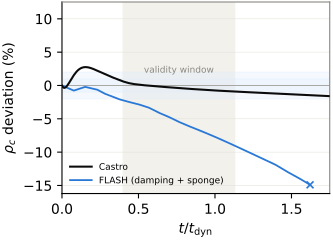

This chart was generated by the following Python code:
"""Compare rho_c(t) between Castro and FLASH on the same star.

Run:  scf/.venv/bin/python3 flash_crosscheck/compare_codes.py

Both sides are field-free, self-gravitating, 64^3 on the same half-shift
domain, with the same global velocity damping and exterior sponge, and the
same 1D white-dwarf structure. What differs is the code -- which is the
point.

Castro reference: the field-free calibration run behind the paper's Fig. 1,
cached in papers/wd-toroidal-poloidal/figures/series.npz by
extract_series.py. Its own damping window was [0, 20 t_dyn], reproduced on
the FLASH side.

Not identical, and the differences are listed here rather than buried:
  * EOS. Castro evolves ztwd; FLASH evolves Helmholtz on a ztwd structure
    at T = 1e7 K, where the terms Helmholtz adds are ~1e-3 of the pressure
    (measured in make_wd_model.py, not assumed).
  * The damping is operator-split in FLASH (no in-hydro source hook in its
    driver) and uses exp(-r dt) rather than Castro's explicit 1 - r dt.
  * The ambient is 1 g/cm^3 in FLASH against Castro's much lower floor,
    forced by Helmholtz refusing to invert a harder vacuum.
  * t_dyn differs slightly (0.28797 s against 0.27581 s) because the 1D
    integration's surface convention is not the Castro problem's; masses
    agree to 0.026%. Everything below is in units of each run's own t_dyn.
"""

import glob
import json
from pathlib import Path

import matplotlib
import numpy as np

matplotlib.use("Agg")
import matplotlib.pyplot as plt   # noqa: E402

HERE = Path(__file__).resolve().parent
REPO = HERE.parent
# Castro reference, MATCHED IN GEOMETRY to the FLASH run being compared.
# run_interp3d_test is the symmetric / vertex-centered field-free run
# (t=0 rho_c = 952180729.1, i.e. -4.78% of the 1e9 target, Sec 6.6's
# baseline case), with the same damping window [0, 20 t_dyn] and the same
# star. The half-shift Castro run lives in series.npz and is NOT the right
# reference for a symmetric FLASH run.
CASTRO_LOG = (REPO / "castro" / "Exec" / "science" / "wd_braithwaite"
              / "run_interp3d_test.log")
T_DYN_CASTRO = 0.2758062098

T_DYN_FLASH = 0.2879670
WINDOW = (0.4, 1.128)     # the Castro validity window, docs/teoria.md Sec 6.9

# Only the symmetric FLASH run is compared quantitatively. The half-shift
# FLASH run is excluded on purpose: the half-shift geometry puts a cell
# centre at r=0, and FLASH develops a spurious flow in exactly that cell --
# the dt limiter sits at the origin from step 1 and dt settles 100x below
# the symmetric run's. Since rho_c IS the central cell, that run cannot
# measure the quantity being compared. Castro needed a core patch
# (g(r=0)=0, Sec 6.7) to survive the same geometry.
RUNS = [
    ("run_sponge", "FLASH (damping + sponge)", "#2a78d6", "-"),
]

COL_IN = 88.0 / 25.4


def flash_series(subdir):
    import yt
    yt.set_log_level(50)
    files = sorted(glob.glob(str(HERE / subdir / "wd_hdf5_plt_cnt_*")))
    if not files:
        return None, None
    t, rc = [], []
    for f in files:
        ds = yt.load(f)
        t.append(float(ds.current_time))
        rc.append(float(ds.all_data().max(("flash", "dens"))))
    return np.array(t) / T_DYN_FLASH, np.array(rc)


def castro_series():
    """rho_c(t) from Castro's own log, via the app's parser (R1)."""
    import sys
    sys.path.insert(0, str(REPO / "braithwaite_app"))
    from core.star_builder import parse_rho_c_log
    rows = parse_rho_c_log(CASTRO_LOG, T_DYN_CASTRO)
    t = np.array([r[0] for r in rows])
    rc = np.array([r[1] for r in rows])
    return t, 100.0 * (rc / rc[0] - 1.0)


def main():
    ct, cdev = castro_series()
    print(f"Castro reference: {CASTRO_LOG.name}, {len(ct)} samples "
          f"to t/t_dyn = {ct[-1]:.2f}\n")

    series = {}
    for sub, label, _, _ in RUNS:
        tt, rc = flash_series(sub)
        if tt is None:
            print(f"  ({sub}: no plotfiles, skipped)")
            continue
        series[sub] = (tt, 100.0 * (rc / rc[0] - 1.0), label)

    print(f"{'t/t_dyn':>8}  {'Castro':>9}", end="")
    for sub in series:
        print(f"  {series[sub][2][:22]:>22}", end="")
    print()
    grid = np.arange(0.1, 1.75, 0.1)
    for tg in grid:
        row = f"{tg:8.2f}  {np.interp(tg, ct, cdev):+8.2f}%"
        for sub in series:
            tt, dv, _ = series[sub]
            row += f"  {np.interp(tg, tt, dv, right=np.nan):+21.2f}%" \
                if tg <= tt[-1] else f"  {'--':>22}"
        print(row)

    hi = WINDOW[1]
    print(f"\nAt the window's upper bound, t/t_dyn = {hi}:")
    c_at = np.interp(hi, ct, cdev)
    print(f"  Castro                 {c_at:+.2f}%")
    for sub in series:
        tt, dv, label = series[sub]
        if tt[-1] >= hi:
            f_at = np.interp(hi, tt, dv)
            print(f"  {label:22s} {f_at:+.2f}%   "
                  f"(x{abs(f_at / c_at):.1f} the Castro drift)")
        else:
            print(f"  {label:22s} run ended at {tt[-1]:.2f} t_dyn")

    # ---- figure ----
    fig, ax = plt.subplots(figsize=(COL_IN, COL_IN * 0.72))
    ax.grid(True, axis="y", color="#e1e0d9", linewidth=0.4, zorder=0)
    ax.set_axisbelow(True)
    ax.axvspan(*WINDOW, color="#f2f1ec", zorder=0)
    ax.axhline(0.0, color="#898781", linewidth=0.5, zorder=1)
    for pct in (1.0, 2.0):
        ax.axhspan(-pct, pct, color="#dce9fc", alpha=0.30, zorder=0)

    ax.plot(ct, cdev, color="#0b0b0b", linewidth=1.5, label="Castro", zorder=4)
    for sub, _, color, ls in RUNS:
        if sub not in series:
            continue
        tt, dv, label = series[sub]
        ax.plot(tt, dv, color=color, linewidth=1.3, linestyle=ls,
                label=label, zorder=3)
        ax.plot([tt[-1]], [dv[-1]], marker="x", markersize=5,
                color=color, markeredgewidth=1.2, zorder=5)

    ax.text(np.mean(WINDOW), 1.6, "validity window", fontsize=6.5,
            color="#898781", ha="center", va="bottom")
    ax.set_xlim(0, 1.75)
    ax.set_xlabel(r"$t/t_{\rm dyn}$")
    ax.set_ylabel(r"$\rho_c$ deviation (%)")
    ax.legend(loc="lower left", frameon=False, fontsize=6.5, handlelength=2.4)
    for side in ("top", "right"):
        ax.spines[side].set_color("#898781")
    fig.savefig(HERE / "compare_codes.pdf", bbox_inches="tight",
                pad_inches=0.02)
    print("\nwrote compare_codes.pdf")

    with (HERE / "compare_codes.csv").open("w") as fh:
        fh.write("t_ttdyn,castro_dev_pct," +
                 ",".join(f"{s}_dev_pct" for s in series) + "\n")
        for tg in np.arange(0.05, 1.75, 0.05):
            vals = [f"{np.interp(tg, series[s][0], series[s][1]):.4f}"
                    if tg <= series[s][0][-1] else "" for s in series]
            fh.write(f"{tg:.2f},{np.interp(tg, ct, cdev):.4f}," +
                     ",".join(vals) + "\n")
    print("wrote compare_codes.csv")


if __name__ == "__main__":
    main()
